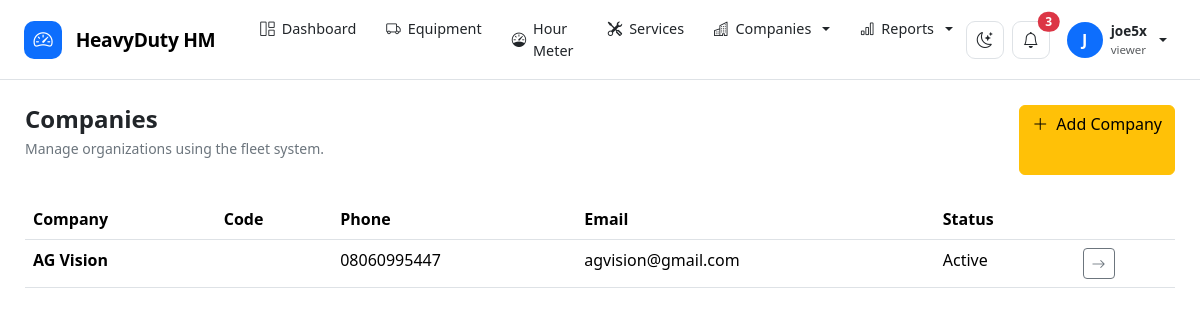
The page /companies/ (signed in) on the database its author committed.
### accounts/models.py (models this page shows, shortened)
class User(AbstractUser):
    class Role(models.TextChoices):
        SUPER_ADMIN = "super_admin", "Super Administrator"
        COMPANY_ADMIN = "company_admin", "Company Administrator"
        MANAGER = "manager", "Manager"
        SUPERVISOR = "supervisor", "Supervisor"
        OPERATOR = "operator", "Equipment Operator"
        MECHANIC = "mechanic", "Mechanic"
        VIEWER = "viewer", "Viewer"
    role = models.CharField(
        max_length=30,
        choices=Role.choices,
        default=Role.VIEWER,
    )
    phone = models.CharField(
        max_length=30,
        blank=True,
    )
    employee_id = models.CharField(
        max_length=50,
        blank=True,
        unique=True,
        null=True,
    )
    is_active_operator = models.BooleanField(
        default=True
    )

### companies/models.py (models this page shows, shortened)
class Company(models.Model):
    name = models.CharField(
        max_length=200,
        unique=True
    )
    short_name = models.CharField(
        max_length=50,
        blank=True
    )
    address = models.TextField(
        blank=True
    )
    phone = models.CharField(
        max_length=50,
        blank=True
    )
    email = models.EmailField(
        blank=True
    )
    website = models.URLField(
        blank=True
    )
    logo = models.ImageField(
        upload_to="companies/logos/",
        blank=True,
        null=True
    )
    is_active = models.BooleanField(
        default=True
    )
    created_by = models.ForeignKey(
        settings.AUTH_USER_MODEL,
        on_delete=models.SET_NULL,
        null=True,
        blank=True,
        related_name="created_companies"
    )
    created_at = models.DateTimeField(
        auto_now_add=True
    )
    updated_at = models.DateTimeField(
        auto_now=True
    )
    class Meta:
        ordering = ["name"]
        verbose_name = "Company"
        verbose_name_plural = "Companies"

### companies/views.py (the view, shortened to what this page needs)
@login_required
def company_list(request):
    companies = (
        Company.objects
        .select_related("created_by")
        .prefetch_related("sites")
        .all()
    )
    query = request.GET.get("q", "").strip()
    status = request.GET.get("status", "").strip()
    if status == "active":
        companies = companies.filter(is_active=True)
    elif status == "inactive":
        companies = companies.filter(is_active=False)
    companies = companies.order_by("name")
    context = {
        "companies": companies,
        "query": query,
        "selected_status": status,
    }
    return render(
        request,
        "companies/company_list.html",
        context,
    )

### templates/companies/company_list.html (shortened to what this page needs)
{% extends "base.html" %}
{% block content %}
<div class="d-flex justify-content-between mb-4">
    <div>
        <h4 class="fw-bold mb-1">
            Companies
        </h4>
        <p class="text-secondary small">
            Manage organizations using the fleet system.
        </p>
    </div>
    <a href="{% url 'companies:company_create' %}"
       class="btn btn-warning">
        <i class="bi bi-plus-lg me-1"></i>
        Add Company
    </a>
</div>
<div class="panel">
    <div class="table-responsive">
        <table class="table">
            <thead>
                <tr>
                    <th>Company</th>
                    <th>Code</th>
                    <th>Phone</th>
                    <th>Email</th>
                    <th>Status</th>
                    <th></th>
                </tr>
            </thead>
            <tbody>
                {% for company in companies %}
                <tr>
                    <td class="fw-semibold">
                        {{ company.name }}
                    </td>
                    <td>
                    </td>
                    <td>
                        {{ company.phone|default:"—" }}
                    </td>
                    <td>
                        {{ company.email|default:"—" }}
                    </td>
                    <td>
                        {% if company.is_active %}
                        <span class="status status-active">
                            Active
                        </span>
                        {% else %}
                        <span class="status status-danger">
                            <span class="status-dot"></span>
                            Inactive
                        </span>
                        {% endif %}
                    </td>
                    <td>
                        <a href="{% url 'companies:company_detail' company.pk %}"
                           class="btn btn-sm btn-outline-secondary">
                            <i class="bi bi-arrow-right"></i>
                        </a>
                    </td>
                </tr>
                {% endfor %}
            </tbody>
        </table>
    </div>
</div>
{% endblock %}

### templates/base.html (shortened to what this page needs)
<!DOCTYPE html>
<html lang="en" data-bs-theme="light">
<head>
    <link
        href="https://cdn.jsdelivr.net/npm/bootstrap@5.3.3/dist/css/bootstrap.min.css"
        rel="stylesheet"
    >
    <link
        href="https://cdn.jsdelivr.net/npm/bootstrap-icons@1.11.3/font/bootstrap-icons.css"
        rel="stylesheet"
    >
</head>
<body>
<nav class="navbar navbar-expand-lg hm-navbar">
    <div class="container-fluid px-3 px-lg-4">
        <a
            href="{% url 'dashboard:index' %}"
            class="navbar-brand hm-brand"
        >
            <span class="hm-brand-icon">
                <i class="bi bi-speedometer2"></i>
            </span>
            HeavyDuty HM
        </a>
        <div
            class="collapse navbar-collapse"
            id="hmNavbar"
        >
            <ul class="navbar-nav me-auto ms-lg-3 gap-lg-1">
                <li class="nav-item">
                    <a
                        class="nav-link hm-nav-link"
                        href="{% url 'dashboard:index' %}"
                    >
                        <i class="bi bi-grid-1x2"></i>
                        Dashboard
                    </a>
                </li>
                <li class="nav-item">
                    <a
                        class="nav-link hm-nav-link"
                        href="{% url 'equipment:list' %}"
                    >
                        <i class="bi bi-truck"></i>
                        Equipment
                    </a>
                </li>
                <li class="nav-item">
                    <a
                        class="nav-link hm-nav-link"
                        href="{% url 'hourmeter:reading_list' %}"
                    >
                        <i class="bi bi-speedometer"></i>
                        Hour Meter
                    </a>
                </li>
                <li class="nav-item">
                    <a
                        class="nav-link hm-nav-link"
                        href="{% url 'equipment:service_list' %}"
                    >
                        <i class="bi bi-tools"></i>
                        Services
                    </a>
                </li>
                <li class="nav-item dropdown hm-dropdown">
                    <a
                        class="nav-link hm-nav-link dropdown-toggle"
                        href="#"
                        role="button"
                        data-bs-toggle="dropdown"
                    >
                        <i class="bi bi-buildings"></i>
                        Companies
                    </a>
                </li>
                <li class="nav-item dropdown hm-dropdown">
                    <a
                        class="nav-link hm-nav-link dropdown-toggle"
                        href="#"
                        role="button"
                        data-bs-toggle="dropdown"
                    >
                        <i class="bi bi-bar-chart"></i>
                        Reports
                    </a>
                </li>
            </ul>
            <div class="d-flex align-items-center gap-2">
                <button
                    type="button"
                    class="theme-btn"
                    id="themeToggle"
                    title="Toggle theme"
                >
                    <i
                        class="bi bi-moon-stars"
                        id="themeIcon"
                    ></i>
                </button>
                <button
                    type="button"
                    class="theme-btn position-relative"
                >
                    <i class="bi bi-bell"></i>
                    <span
                        class="position-absolute top-0 start-100
                               translate-middle badge rounded-pill
                               bg-danger"
                    >
                        3
                    </span>
                </button>
                <div class="dropdown hm-dropdown">
                    <a
                        href="#"
                        class="hm-user dropdown-toggle"
                        data-bs-toggle="dropdown"
                    >
                        <span class="hm-avatar">
                            {% if request.user.first_name %}
                                {{ request.user.first_name|first|upper }}
                            {% else %}
                                {{ request.user.username|first|upper }}
                            {% endif %}
                        </span>
                        <span class="hm-user-info">
                            <span class="hm-user-name d-block">
                                {{ request.user.get_full_name|default:request.user.username }}
                            </span>
                            <span class="hm-user-role d-block">
                                {{ request.user.role|default:"User" }}
                            </span>
                        </span>
                    </a>
                </div>
            </div>
        </div>
    </div>
</nav>
<main class="hm-main">
    {% block content %}
    {% endblock %}
</main>
</body>
</html>

### templates/base.html (style rules this page uses)
body { min-height: 100vh; background: var(--bs-body-bg); color: var(--bs-body-color); }
.hm-navbar { min-height: 68px; border-bottom: 1px solid var(--bs-border-color); background: var(--bs-body-bg); position: sticky; top: 0; z-index: 1030; }
.hm-brand { font-size: 1.2rem; font-weight: 800; letter-spacing: -0.3px; white-space: nowrap; }
.hm-brand-icon { width: 38px; height: 38px; display: inline-flex; align-items: center; justify-content: center; border-radius: 10px; background: #0d6efd; color: #fff; margin-right: 9px; }
.hm-nav-link { display: flex; align-items: center; gap: 7px; padding: 10px 13px !important; border-radius: 8px; color: var(--bs-body-color) !important; font-size: .9rem; font-weight: 500; transition: background .2s ease, color .2s ease; }
.hm-user { display: flex; align-items: center; gap: 8px; padding: 5px 9px; border-radius: 10px; text-decoration: none; color: var(--bs-body-color); }
.hm-avatar { width: 36px; height: 36px; display: flex; align-items: center; justify-content: center; border-radius: 50%; background: #0d6efd; color: white; font-weight: 700; }
.hm-user-name { font-size: .85rem; font-weight: 600; }
.hm-user-role { font-size: .72rem; color: var(--bs-secondary-color); }
.theme-btn { width: 38px; height: 38px; display: inline-flex; align-items: center; justify-content: center; border: 1px solid var(--bs-border-color); border-radius: 9px; background: var(--bs-body-bg); color: var(--bs-body-color); transition: .2s ease; }
.hm-main { min-height: calc(100vh - 68px); padding: 25px; }

### rows shown on the page
User: user.username|first "J", user.get_full_name "joe5x", user.role "viewer"
Company: name "AG Vision", phone "08060995447", email "agvision@gmail.com", is_active "Active"
